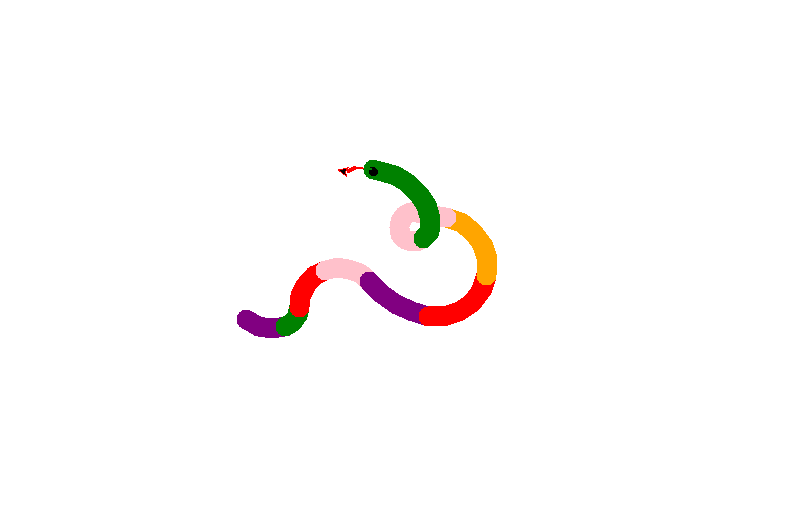

This chart was generated by the following Python code:
#e2.1DrawPython.py
from random import*
import turtle
turtle.setup(650, 600, 150, 150)
turtle.penup()
turtle.fd(-100)
turtle.pendown()
turtle.pensize(20)
turtle.pencolor("purple")
turtle.seth(-40)
for i in range(1):
	turtle.circle(40, 60)
	turtle.pencolor("green")
	turtle.circle(20, 70)
	turtle.pencolor("red")
	turtle.circle(-40, 70)
	turtle.pencolor("pink")
	turtle.circle(-40, 70)
	turtle.pencolor("purple")
turtle.circle(100,40)
turtle.pencolor("red")
turtle.circle(50, 90)
turtle.pencolor("orange")
turtle.circle(50, 90)
turtle.pencolor("pink")
turtle.fd(30)
turtle.circle(15, 230)
turtle.pencolor("green")
turtle.circle(20, 60)
turtle.circle(60, 70)
turtle.fd(50 * 1/6)
turtle.pensize(2)
turtle.pencolor("black")
turtle.fd(-2)
turtle.circle(2, 360)
turtle.fd(2)
turtle.pencolor("green")
turtle.fd(8)
turtle.pencolor("red")
turtle.circle(20, 50)
turtle.backward(10)
turtle.circle(-20, 50)
